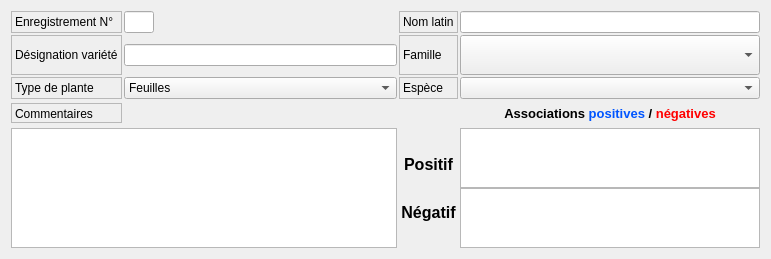
              <widget class="QWidget" name="gridLayoutWidget_2">
               <property name="geometry">
                <rect>
                 <x>290</x>
                 <y>30</y>
                 <width>771</width>
                 <height>252</height>
                </rect>
               </property>
               <layout class="QGridLayout" name="gridLayout_2">
                <property name="spacing">
                 <number>2</number>
                </property>
                <item row="4" column="0" colspan="2">
                 <widget class="QTextEdit" name="textEdit_commentaires_plantes">
                  <property name="maximumSize">
                   <size>
                    <width>16777215</width>
                    <height>150</height>
                   </size>
                  </property>
                 </widget>
                </item>
                <item row="0" column="3">
                 <widget class="QLineEdit" name="lineEdit_nom_latin"/>
                </item>
                <item row="1" column="3">
                 <widget class="QComboBox" name="comboBox_familles_de_plantes">
                  <property name="minimumSize">
                   <size>
                    <width>300</width>
                    <height>40</height>
                   </size>
                  </property>
                  <property name="maximumSize">
                   <size>
                    <width>16777215</width>
                    <height>40</height>
                   </size>
                  </property>
                 </widget>
                </item>
                <item row="1" column="1">
                 <widget class="QLineEdit" name="lineEdit_designation_plantes"/>
                </item>
                <item row="2" column="2">
                 <widget class="QLabel" name="label_5">
                  <property name="frameShape">
                   <enum>QFrame::StyledPanel</enum>
                  </property>
                  <property name="text">
                   <string>Espèce</string>
                  </property>
                 </widget>
                </item>
                <item row="2" column="0">
                 <widget class="QLabel" name="label_4">
                  <property name="frameShape">
                   <enum>QFrame::StyledPanel</enum>
                  </property>
                  <property name="text">
                   <string>Type de plante</string>
                  </property>
                 </widget>
                </item>
                <item row="2" column="1">
                 <widget class="QComboBox" name="comboBox_lunaire_de_plantes">
                  <item>
                   <property name="text">
                    <string>Feuilles</string>
                   </property>
                  </item>
                  <item>
                   <property name="text">
                    <string>Fleurs</string>
                   </property>
                  </item>
                  <item>
                   <property name="text">
                    <string>Racines</string>
                   </property>
                  </item>
                  <item>
                   <property name="text">
                    <string>Fruits-graines</string>
                   </property>
                  </item>
                 </widget>
                </item>
                <item row="0" column="1">
                 <widget class="QLineEdit" name="lineEdit_Id_plantes">
                  <property name="maximumSize">
                   <size>
                    <width>30</width>
                    <height>16777215</height>
                   </size>
                  </property>
                  <property name="readOnly">
                   <bool>true</bool>
                  </property>
                 </widget>
                </item>
                <item row="2" column="3">
                 <widget class="QComboBox" name="comboBox_especes_de_plantes"/>
                </item>
                <item row="1" column="2">
                 <widget class="QLabel" name="label_3">
                  <property name="maximumSize">
                   <size>
                    <width>16777215</width>
                    <height>40</height>
                   </size>
                  </property>
                  <property name="frameShape">
                   <enum>QFrame::StyledPanel</enum>
                  </property>
                  <property name="text">
                   <string>Famille</string>
                  </property>
                 </widget>
                </item>
                <item row="1" column="0">
                 <widget class="QLabel" name="label_2">
                  <property name="maximumSize">
                   <size>
                    <width>16777215</width>
                    <height>40</height>
                   </size>
                  </property>
                  <property name="frameShape">
                   <enum>QFrame::StyledPanel</enum>
                  </property>
                  <property name="text">
                   <string>Désignation variété</string>
                  </property>
                 </widget>
                </item>
                <item row="0" column="0">
                 <widget class="QLabel" name="label_28">
                  <property name="frameShape">
                   <enum>QFrame::StyledPanel</enum>
                  </property>
                  <property name="text">
                   <string>Enregistrement N°</string>
                  </property>
                 </widget>
                </item>
                <item row="0" column="2">
                 <widget class="QLabel" name="label_Nomlatin">
                  <property name="frameShape">
                   <enum>QFrame::StyledPanel</enum>
                  </property>
                  <property name="text">
                   <string>Nom latin</string>
                  </property>
                 </widget>
                </item>
                <item row="4" column="3">
                 <layout class="QVBoxLayout" name="verticalLayout_2">
                  <property name="spacing">
                   <number>0</number>
                  </property>
                  <item>
                   <widget class="QTextEdit" name="textEdit_plante_positif">
                    <property name="maximumSize">
                     <size>
                      <width>16777215</width>
                      <height>60</height>
                     </size>
                    </property>
                    <property name="readOnly">
                     <bool>true</bool>
                    </property>
                   </widget>
                  </item>
                  <item>
                   <widget class="QTextEdit" name="textEdit_plante_negatif">
                    <property name="maximumSize">
                     <size>
                      <width>16777215</width>
                      <height>60</height>
                     </size>
                    </property>
                    <property name="readOnly">
                     <bool>true</bool>
                    </property>
                   </widget>
                  </item>
                 </layout>
                </item>
                <item row="3" column="0">
                 <widget class="QLabel" name="label_8">
                  <property name="maximumSize">
                   <size>
                    <width>16777215</width>
                    <height>20</height>
                   </size>
                  </property>
                  <property name="frameShape">
                   <enum>QFrame::StyledPanel</enum>
                  </property>
                  <property name="text">
                   <string>Commentaires</string>
                  </property>
                  <property name="alignment">
                   <set>Qt::AlignLeading|Qt::AlignLeft|Qt::AlignTop</set>
                  </property>
                 </widget>
                </item>
                <item row="3" column="3">
                 <widget class="QLabel" name="label_21">
                  <property name="minimumSize">
                   <size>
                    <width>0</width>
                    <height>25</height>
                   </size>
                  </property>
                  <property name="maximumSize">
                   <size>
                    <width>16777215</width>
                    <height>30</height>
                   </size>
                  </property>
                  <property name="font">
                   <font>
                    <pointsize>10</pointsize>
                    <weight>75</weight>
                    <bold>true</bold>
                   </font>
                  </property>
                  <property name="text">
                   <string>&lt;html&gt;&lt;head/&gt;&lt;body&gt;&lt;p&gt;Associations &lt;span style=&quot; color:#0055ff;&quot;&gt;positives&lt;/span&gt; / &lt;span style=&quot; color:#ff0000;&quot;&gt;négatives&lt;/span&gt;&lt;/p&gt;&lt;/body&gt;&lt;/html&gt;</string>
                  </property>
                  <property name="alignment">
                   <set>Qt::AlignCenter</set>
                  </property>
                 </widget>
                </item>
                <item row="4" column="2">
                 <layout class="QVBoxLayout" name="verticalLayout_8">
                  <item>
                   <widget class="QLabel" name="label_19">
                    <property name="maximumSize">
                     <size>
                      <width>16777215</width>
                      <height>20</height>
                     </size>
                    </property>
                    <property name="font">
                     <font>
                      <pointsize>12</pointsize>
                      <weight>75</weight>
                      <bold>true</bold>
                     </font>
                    </property>
                    <property name="text">
                     <string>Positif</string>
                    </property>
                    <property name="alignment">
                     <set>Qt::AlignCenter</set>
                    </property>
                   </widget>
                  </item>
                  <item>
                   <widget class="QLabel" name="label_20">
                    <property name="maximumSize">
                     <size>
                      <width>16777215</width>
                      <height>20</height>
                     </size>
                    </property>
                    <property name="font">
                     <font>
                      <pointsize>12</pointsize>
                      <weight>75</weight>
                      <bold>true</bold>
                     </font>
                    </property>
                    <property name="text">
                     <string>Négatif</string>
                    </property>
                    <property name="alignment">
                     <set>Qt::AlignCenter</set>
                    </property>
                   </widget>
                  </item>
                 </layout>
                </item>
               </layout>
              </widget>
